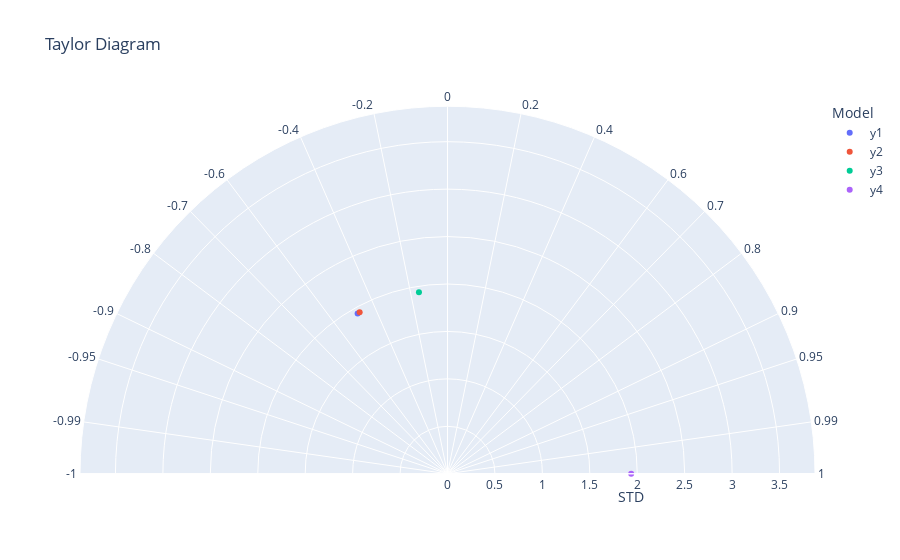

Notebook cell for this chart:
### Code cell
chart_taylor_res = chart_create_td(df_taylor_res, string_ref_model)
chart_taylor_res.show()

### Figure 1 — Plotly figure (JSON) as saved in the notebook; plotly's stock layout.template omitted (floating-point values rounded to 4 significant figures)
{"data": [{"hovertemplate": "Model=y1<br>STD=%{r}<br>Angle=%{theta}<extra></extra>", "legendgroup": "y1", "marker": {"color": "#636efa", "symbol": "circle"}, "mode": "markers", "name": "y1", "r": [1.937], "showlegend": true, "subplot": "polar", "theta": [119.3], "type": "scatterpolar"}, {"hovertemplate": "Model=y2<br>STD=%{r}<br>Angle=%{theta}<extra></extra>", "legendgroup": "y2", "marker": {"color": "#EF553B", "symbol": "circle"}, "mode": "markers", "name": "y2", "r": [1.937], "showlegend": true, "subplot": "polar", "theta": [118.6], "type": "scatterpolar"}, {"hovertemplate": "Model=y3<br>STD=%{r}<br>Angle=%{theta}<extra></extra>", "legendgroup": "y3", "marker": {"color": "#00cc96", "symbol": "circle"}, "mode": "markers", "name": "y3", "r": [1.936], "showlegend": true, "subplot": "polar", "theta": [98.94], "type": "scatterpolar"}, {"hovertemplate": "Model=y4<br>STD=%{r}<br>Angle=%{theta}<extra></extra>", "legendgroup": "y4", "marker": {"color": "#ab63fa", "symbol": "circle"}, "mode": "markers", "name": "y4", "r": [1.936], "showlegend": true, "subplot": "polar", "theta": [0], "type": "scatterpolar"}], "layout": {"autosize": true, "legend": {"title": {"text": "Model"}, "tracegroupgap": 0}, "polar": {"angularaxis": {"direction": "counterclockwise", "rotation": 0, "ticktext": [-1, -0.99, -0.95, -0.9, -0.8, -0.7, -0.6, -0.4, -0.2, 0, 0.2, 0.4, 0.6, 0.7, 0.8, 0.9, 0.95, 0.99, 1], "tickvals": [180, 171.9, 161.8, 154.2, 143.1, 134.4, 126.9, 113.6, 101.5, 90, 78.46, 66.42, 53.13, 45.57, 36.87, 25.84, 18.19, 8.11, 0], "type": "linear"}, "domain": {"x": [0, 1], "y": [0, 1]}, "radialaxis": {"autorange": false, "range": [0, 3.874], "title": {"text": "STD"}, "type": "linear"}, "sector": [0, 180]}, "title": {"text": "Taylor Diagram"}}}
